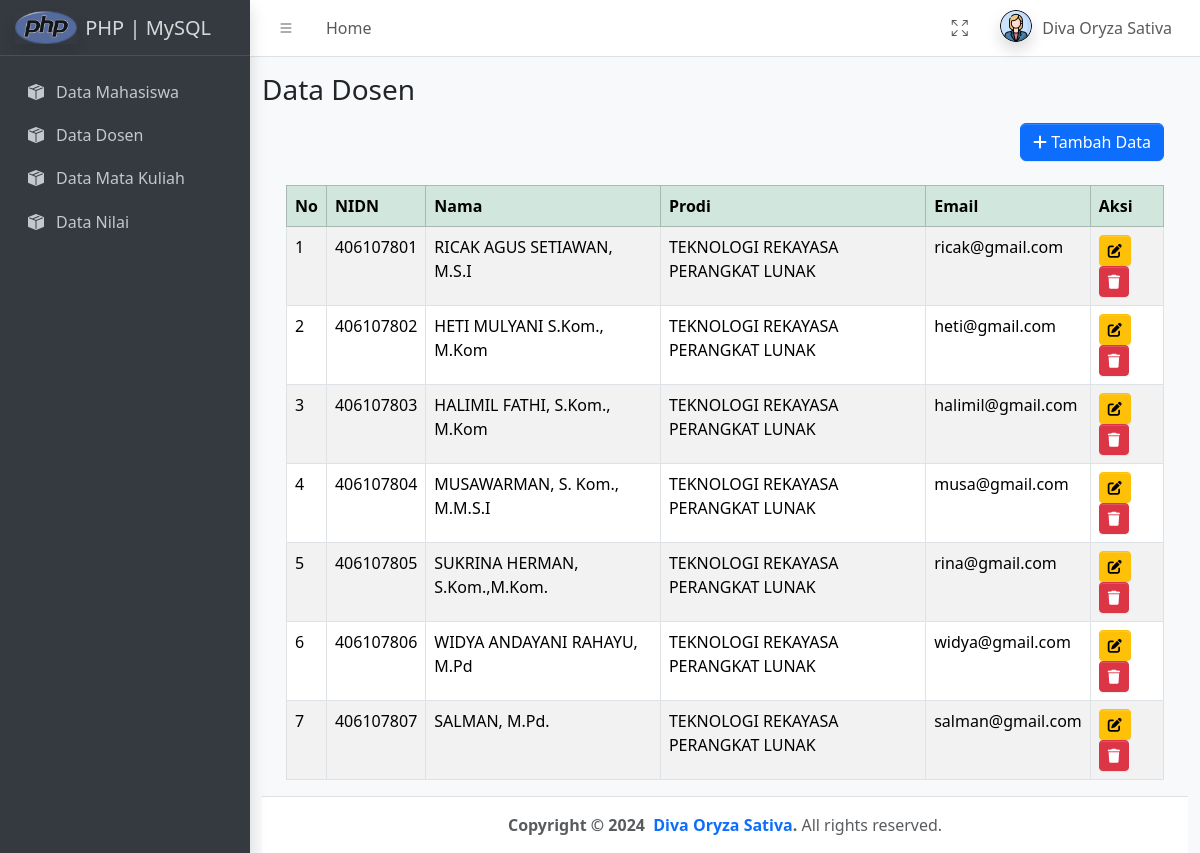
Screenshot of /dosen/index.php (signed in) with the database file from the repository.
### tables this page shows
CREATE TABLE `tbl_dosen` (
  `nidn` int(11) NOT NULL,
  `nama` varchar(120) DEFAULT NULL,
  `prodi` varchar(120) DEFAULT NULL,
  `email` char(50) DEFAULT NULL
);

### dosen/index.php (the view, shortened to what this page needs)
<?php
include ('../komponen/koneksi.php');
include ('../komponen/header.php');
include ('../komponen/topbar.php');
include ('../komponen/sidebar.php');
?>
<div class="container">
    <h3 class="mb-3 mt-3">Data Dosen</h3>
    <div class="d-flex justify-content-end mb-3 me-4">
        <a href="tambah.php" class="btn btn-primary">
            <i class="fas fa-plus"></i> Tambah Data
        </a>
    </div>
    <div class="mt-4 ms-4 me-4">
    <table class="table table-bordered table-striped">
        <thead class="table-success">
            <tr>
                <th>No</th>
                <th>NIDN</th>
                <th>Nama</th>
                <th>Prodi</th>
                <th>Email</th>
                <th>Aksi</th>
            </tr>
        </thead>
        <tbody>
            <?php
            $i = 1;
            $data = mysqli_query($koneksi, "SELECT * FROM tbl_dosen");
            while ($row = mysqli_fetch_array($data)) { ?>
                <tr>
                    <td><?= $i; ?></td>
                    <td><?= $row['nidn']; ?></td>
                    <td><?= $row['nama']; ?></td>
                    <td><?= $row['prodi']; ?></td>
                    <td><?= $row['email']; ?></td>
                    <td>
                        <a href="edit.php?nidn=<?= $row['nidn']; ?>" class="btn btn-warning btn-sm">
                            <i class="fas fa-edit"></i>
                        </a>
                        <a href="hapus.php?nidn=<?= $row['nidn']; ?>" onclick="return confirm('Yakin hapus data ini?')" class="btn btn-danger btn-sm">
                           <i class="fas fa-trash"></i>
                        </a>
                    </td>
                </tr>
            <?php
             $i++;
        } ?>
        </tbody>
    </table>
</div>
<?php
include ('../komponen/footer.php');
?>

### komponen/header.php (shortened to what this page needs)
<!doctype html>
<html lang="en">
  <head>
    <link
      rel="stylesheet"
      href="https://cdn.jsdelivr.net/npm/@fontsource/source-sans-3@5.0.12/index.css"
      media="print"
      onload="this.media='all'"
    />
    <link
      rel="stylesheet"
      href="https://cdn.jsdelivr.net/npm/overlayscrollbars@2.11.0/styles/overlayscrollbars.min.css"
    />
    <link rel="stylesheet" href="https://cdn.jsdelivr.net/npm/bootstrap-icons@1.13.1/font/bootstrap-icons.min.css"
/>
    <link rel="stylesheet" href="https://cdnjs.cloudflare.com/ajax/libs/font-awesome/6.5.0/css/all.min.css">
    <link rel="stylesheet" href="/Latihan MySQL menggunakan PHP/css/adminlte.css" />
  </head>
  <body class="sidebar-expand-lg sidebar-open bg-body-tertiary">
    <div class="app-wrapper">

### komponen/topbar.php (shortened to what this page needs)
<nav class="app-header navbar navbar-expand bg-body">
  <div class="container-fluid">
    <ul class="navbar-nav">
      <li class="nav-item">
        <a class="nav-link" data-lte-toggle="sidebar" href="#" role="button">
          <i class="bi bi-list"></i>
        </a>
      </li>
      <li class="nav-item d-none d-md-block"><a href="<?= "../index.php"; ?>" class="nav-link">Home</a></li>
    </ul>
    <ul class="navbar-nav ms-auto">
      <li class="nav-item">
        <a class="nav-link" href="#" data-lte-toggle="fullscreen">
          <i data-lte-icon="maximize" class="bi bi-arrows-fullscreen"></i>
        </a>
      </li>
      <li class="nav-item dropdown user-menu">
        <a href="#" class="nav-link dropdown-toggle" data-bs-toggle="dropdown">
          <img
            src="/Latihan MySQL menggunakan PHP/assets/img/profile.png"
            class="user-image rounded-circle shadow"
            alt="User Image"
          />
          <span class="d-none d-md-inline">Diva Oryza Sativa</span>
        </a>
      </li>
    </ul>
  </div>
</nav>

### komponen/sidebar.php
<aside class="app-sidebar bg-body-secondary shadow" data-bs-theme="dark">
  <div class="sidebar-brand">
    <a href="index.html" class="brand-link">
      <img src="/Latihan MySQL menggunakan PHP/assets/img/php-logo.png" alt="" class="brand-image opacity-75 shadow"/>
      <span class="brand-text fw-light me-4">PHP | MySQL</span>
    </a>
  </div>
  <div class="sidebar-wrapper">
    <nav class="mt-2">
      <ul
        class="nav sidebar-menu flex-column"
        data-lte-toggle="treeview"
        role="navigation"
        aria-label="Main navigation"
        data-accordion="false"
        id="navigation"
      >
        <li class="nav-item">
          <a href="<?= "/Latihan MySQL menggunakan PHP/mahasiswa/index.php"; ?>" class="nav-link">
            <i class="nav-icon bi bi-box-seam-fill"></i>
            <p>
              Data Mahasiswa
            </p>
          </a>
        </li>
        <li class="nav-item">
          <a href="<?= "/Latihan MySQL menggunakan PHP/dosen/index.php"; ?>" class="nav-link">
            <i class="nav-icon bi bi-box-seam-fill"></i>
            <p>Data Dosen</p>
          </a>
        </li>
        <li class="nav-item">
          <a href="<?= "/Latihan MySQL menggunakan PHP/matkul/index.php"; ?>" class="nav-link">
            <i class="nav-icon bi bi-box-seam-fill"></i>
            <p>
              Data Mata Kuliah
            </p>
          </a>
        </li>
        <li class="nav-item">
          <a href="<?= "/Latihan MySQL menggunakan PHP/nilai/index.php"; ?>" class="nav-link">
            <i class="nav-icon bi bi-box-seam-fill"></i>
            <p>
              Data Nilai
            </p>
          </a>
        </li>
      </ul>
    </nav>
  </div>
</aside>

### komponen/footer.php (shortened to what this page needs)
      <footer class="app-footer">
      <center>
        <strong>
          Copyright &copy; 2024&nbsp;
          <a href="#" class="text-decoration-none">Diva Oryza Sativa</a>.
        </strong>
        All rights reserved.
      </center>
      </footer>
    </div>
  </body>
</html>

### rows the page displays
tbl_dosen: nidn "406107801", nama "RICAK AGUS SETIAWAN, M.S.I", prodi "TEKNOLOGI REKAYASA PERANGKAT LUNAK", email "ricak@gmail.com"
tbl_dosen: nidn "406107802", nama "HETI MULYANI S.Kom., M.Kom", prodi "TEKNOLOGI REKAYASA PERANGKAT LUNAK", email "heti@gmail.com"
tbl_dosen: nidn "406107803", nama "HALIMIL FATHI, S.Kom., M.Kom", prodi "TEKNOLOGI REKAYASA PERANGKAT LUNAK", email "halimil@gmail.com"
tbl_dosen: nidn "406107804", nama "MUSAWARMAN, S. Kom., M.M.S.I", prodi "TEKNOLOGI REKAYASA PERANGKAT LUNAK", email "musa@gmail.com"
tbl_dosen: nidn "406107805", nama "SUKRINA HERMAN, S.Kom.,M.Kom.", prodi "TEKNOLOGI REKAYASA PERANGKAT LUNAK", email "rina@gmail.com"
tbl_dosen: nidn "406107806", nama "WIDYA ANDAYANI RAHAYU, M.Pd", prodi "TEKNOLOGI REKAYASA PERANGKAT LUNAK", email "widya@gmail.com"
tbl_dosen: nidn "406107807", nama "SALMAN, M.Pd.", prodi "TEKNOLOGI REKAYASA PERANGKAT LUNAK", email "salman@gmail.com"
